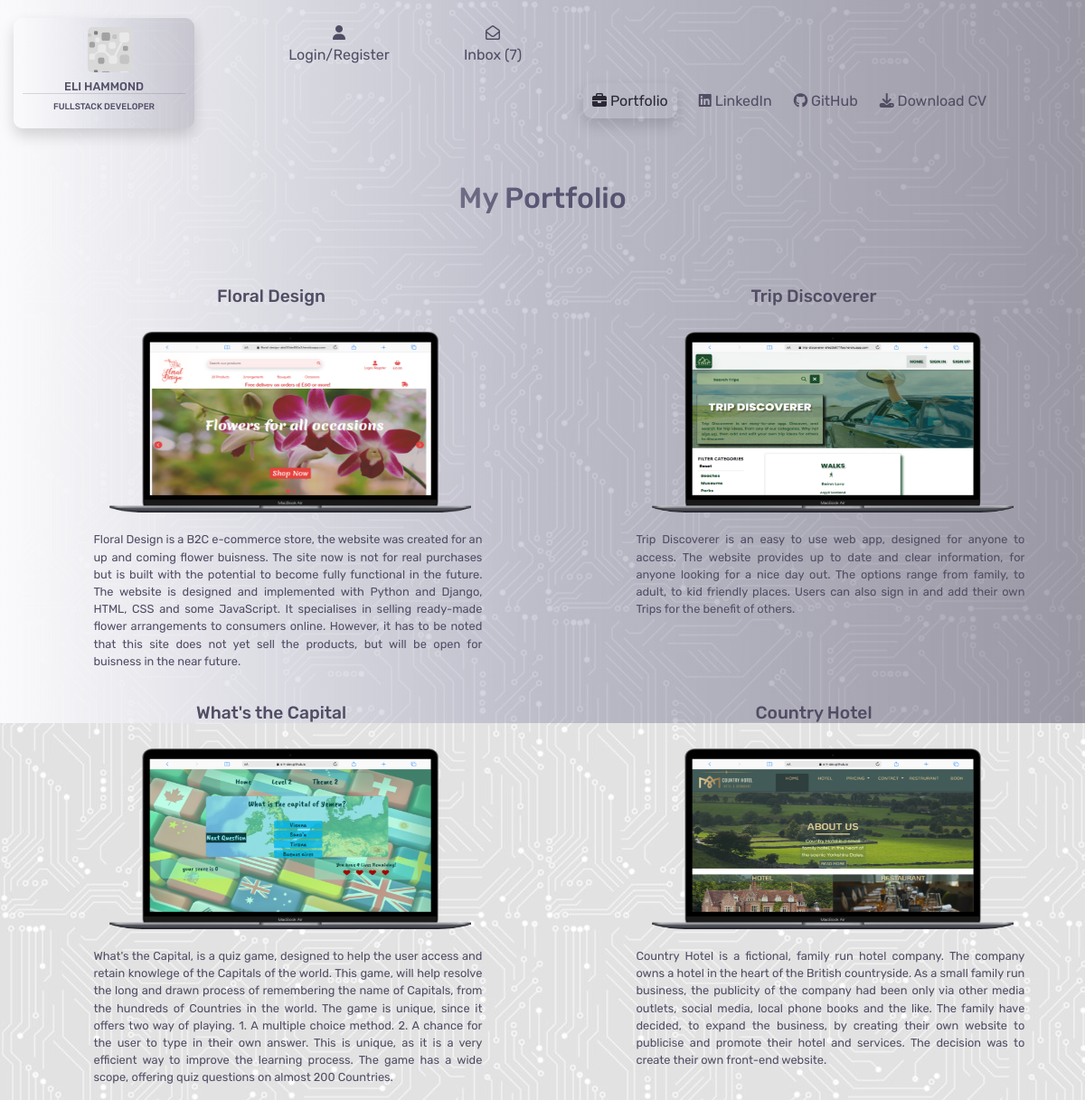
The page /portfolio/ on the database its author committed.
### portfolio/models.py (models this page shows, shortened)
class Portfolio(models.Model):
    class Meta:
        verbose_name_plural = "Portfolio"
    name = models.CharField(max_length=254)
    website_url = models.URLField(max_length=1250, null=True, blank=True)
    description = models.TextField()
    mini_description = models.TextField(null=True, blank=True)
    image = models.ImageField(null=True, blank=True)

### portfolio/views.py (the view)
# urls.py: path('', views.all_portfolio, name='portfolio'),
def all_portfolio(request):
    portfolio = Portfolio.objects.all()
    context = {
        'portfolio': portfolio
    }
    return render(request, "portfolio/portfolio.html", context)

### contacts/contexts.py (called while the page is built)
def contacts_inbox(request):
    inbox = Contacts.objects.all()
    message_count = (len(inbox))
    context = {
        'inbox': inbox,
        'message_count': message_count
    }
    return context

### portfolio/templates/portfolio/portfolio.html (shortened to what this page needs)
{% extends "base.html" %}
{% load static %}
{% block custom_style %}<span class="custom-nav shadow"><i class="fa-solid fa-briefcase"></i> Portfolio</span>{% endblock %}
{% block content %}
<div class="container-fluid">
    <div class="row">
        <div class="col-4"></div>
        <div class="col-4">
            <h2 class="header">My Portfolio</h2>
        </div>
        <div class="col-4"></div>
    </div>
    <div class="row portfolio-displays">
        {% for p in portfolio %}
        <div class="col-md-6">
            <h6 class="portfolio-header">{{ p.name }}</h6>
            <a class="image-position" href="{{ p.website_url }}" target="_blank">
                <img class="porfolio-image" src="{{ p.image.url }}" alt="image">
            </a>
            {% include 'includes/info.html' %}
        </div>
        {% endfor %}
    </div>
</div>
{% endblock %}

### templates/includes/info.html
<p class="description-p">{{ p.description }}</p>

### static/css/base.css (style rules this page uses)
:root { --main-font:Rubik; --text-color:rgb(80, 77, 100); }
body { background-image: url('/media/background-image.jpg'); }
.custom-nav { color:rgb(42, 40, 51); font-family: var(--main-font); padding:10px; border-radius: 10px; }
.header { font-family: var(--main-font); color: rgb(80, 77, 100); text-align: center; padding-bottom: 50px; }
.portfolio-displays { position: relative; z-index: 2; }
.portfolio-header { position: relative; color: var(--text-color); font-family: var(--main-font); text-align: center; font-size: 1.2rem; padding: 20px; }
.porfolio-image { height: 200px; width:400px; }
.image-position { position: relative; left:15%; padding: 20px; }
.description-p, .mini-description { padding-top: 20px; padding-left: 20px; position: relative; left:12%; width:450px; text-align: justify; font-family: var(--main-font); color:var(--text-color); }
.description-p { font-size: 0.8rem; }
.col-md-6 { width:90%; }

### rows shown on the page
Portfolio: name "Floral Design", image (picture), description "Floral Design is a B2C e-commerce store, the website was created for an up and coming flower buisness. The site now is not for real purchases but is built with the potential to become fully functional in the future. The website is designed and implemented with Python and Django, HTML, CSS and some JavaScript. It specialises in selling ready-made flower arrangements to consumers online. However, it has to be noted that this site does not yet sell the products, but will be open for buisness in the near future."
Portfolio: name "Trip Discoverer", image (picture), description "Trip Discoverer is an easy to use web app, designed for anyone to access. The website provides up to date and clear information, for anyone looking for a nice day out. The options range from family, to adult, to kid friendly places. Users can also sign in and add their own Trips for the benefit of others."
Portfolio: name "What's the Capital", image (picture), description "What's the Capital, is a quiz game, designed to help the user access and retain knowlege of the Capitals of the world. This game, will help resolve the long and drawn process of remembering the name of Capitals, from the hundreds of Countries in the world. The game is unique, since it offers two way of playing. 1. A multiple choice method. 2. A chance for the user to type in their own answer. This is unique, as it is a very efficient way to improve the learning process. The game has a wide scope, offering quiz questions on almost 200 Countries."
Portfolio: name "Country Hotel", image (picture), description "Country Hotel is a fictional, family run hotel company. The company owns a hotel in the heart of the British countryside. As a small family run business, the publicity of the company had been only via other media outlets, social media, local phone books and the like. The family have decided, to expand the business, by creating their own website to publicise and promote their hotel and services. The decision was to create their own front-end website."

### other values the page prints
{{ message_count }} "7"
